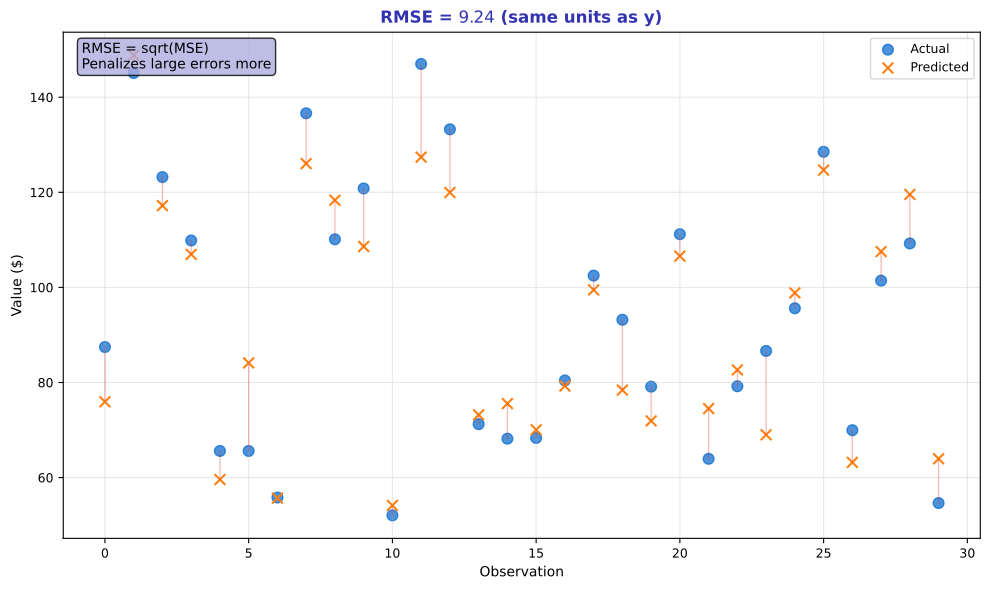

The Python source for this figure:
"""RMSE - Root Mean Squared Error"""
import matplotlib.pyplot as plt
import numpy as np
from pathlib import Path

plt.rcParams.update({
    'font.size': 10, 'axes.labelsize': 10, 'axes.titlesize': 11,
    'xtick.labelsize': 9, 'ytick.labelsize': 9, 'legend.fontsize': 9,
    'figure.figsize': (10, 6), 'figure.dpi': 150
})

MLPURPLE = '#3333B2'
MLLAVENDER = '#ADADE0'
MLBLUE = '#0066CC'
MLORANGE = '#FF7F0E'
MLGREEN = '#2CA02C'
MLRED = '#D62728'

np.random.seed(42)

fig, ax = plt.subplots(figsize=(10, 6))


# Generate predictions
n = 30
y_true = np.random.uniform(50, 150, n)
y_pred = y_true + np.random.normal(0, 10, n)

errors = y_true - y_pred
mse = np.mean(errors**2)
rmse = np.sqrt(mse)

ax.scatter(range(n), y_true, c=MLBLUE, s=60, label='Actual', alpha=0.7)
ax.scatter(range(n), y_pred, c=MLORANGE, s=60, label='Predicted', marker='x')

for i in range(n):
    ax.plot([i, i], [y_true[i], y_pred[i]], color=MLRED, alpha=0.3, linewidth=1)

ax.set_title(f'RMSE = ${rmse:.2f}$ (same units as y)', fontsize=12, fontweight='bold', color=MLPURPLE)
ax.set_xlabel('Observation', fontsize=10)
ax.set_ylabel('Value ($)', fontsize=10)
ax.legend(fontsize=9)
ax.grid(alpha=0.3)

ax.text(0.02, 0.98, f'RMSE = sqrt(MSE)\nPenalizes large errors more', transform=ax.transAxes,
        fontsize=10, va='top', bbox=dict(boxstyle='round', facecolor=MLLAVENDER, alpha=0.8))


plt.tight_layout()
plt.savefig(Path(__file__).parent / 'chart.pdf', dpi=300, bbox_inches='tight')
plt.close()
